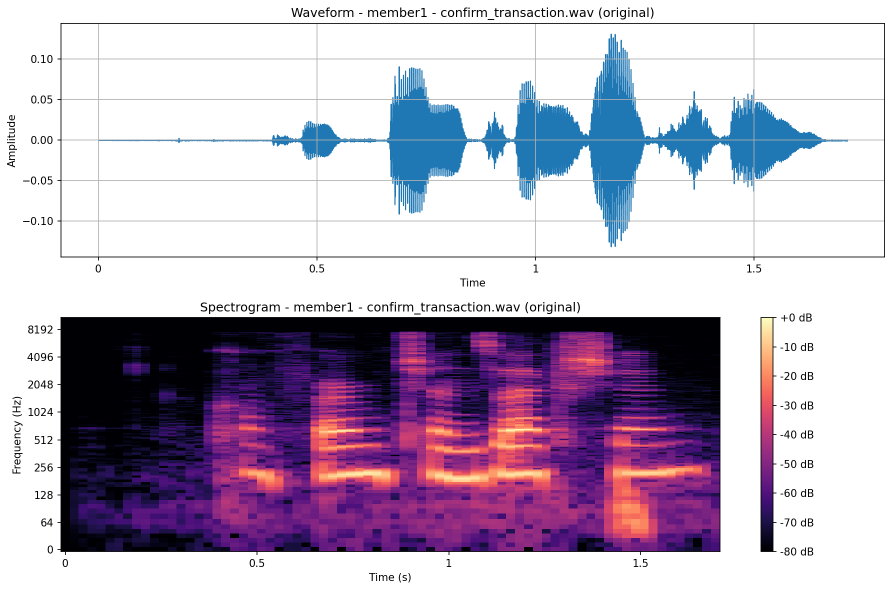
#> input picture product_recommendation_system/audio_visualizations/member1_confirm_transaction_wav_original.png, 1784 x 1181 px (shown at 1/2 size); its folder holds only this picture in this run
$ python -i image_processing.py   (imports and definitions only)   (older library calls are emulated)
#> lines starting #> are read from the running program, lines starting #| are printed output that depends on the picture
import cv2
import numpy as np
import pandas as pd
import os
from PIL import Image, ImageFilter, ImageEnhance
import warnings

class ImageProcessor:
    def __init__(self, target_size=(128, 128)):
        self.target_size = target_size

    def load_and_preprocess(self, image_path):
        """Load and preprocess image with better error handling"""
        try:
            # First try PIL for better format support
            try:
                image = Image.open(image_path)
#> image is the input picture: PIL image 1784x1181 RGBA; mean R, G, B, A 189.1, 177.2, 196.1, 255
                image = image.resize(self.target_size)
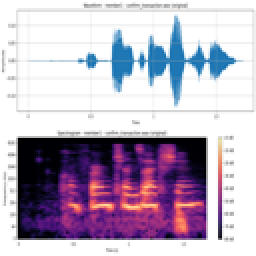
#> image: PIL image 128x128 RGBA (shown 2 times larger); mean R, G, B, A 188.8, 176.9, 195.8, 255
                image = image.convert('RGB')
#> image: PIL image 128x128 RGB
                image = np.array(image)
                # Convert RGB to BGR for OpenCV compatibility if needed
                image = cv2.cvtColor(image, cv2.COLOR_RGB2BGR)
#> image: shape (128, 128, 3)
            except Exception as pil_error:
                print(f"PIL failed for {image_path}: {pil_error}, trying OpenCV...")
                # Fallback to OpenCV
                image = cv2.imread(image_path)
                if image is None:
                    raise ValueError("Both PIL and OpenCV failed to load image")

            # Check if image is valid
            if image.size == 0:
                raise ValueError("Empty image")

            image = cv2.resize(image, self.target_size)
            return image

        except Exception as e:
            print(f"All image loading methods failed for {image_path}: {e}")
            # Create a proper dummy image that matches expected format
            dummy_image = np.random.randint(0, 255, (self.target_size[0], self.target_size[1], 3), dtype=np.uint8)
            print("Created dummy image as fallback")
            return dummy_image

    # [34 lines left out: function apply_augmentations, not called in this run]

    def extract_features(self, image):
        """Extract exactly 15 features to match model expectations"""
        features = {}

        try:
            # Convert to grayscale for some features
            if len(image.shape) == 3:
                gray = cv2.cvtColor(image, cv2.COLOR_BGR2GRAY)
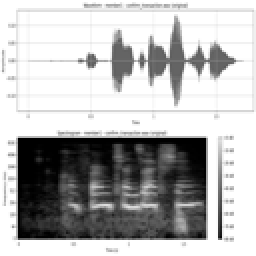
#> gray: shape (128, 128) (shown 2 times larger); min 0, max 255, mean 182.6
            else:
                gray = image

            # 1. Color histogram features (6 features)
            for i, color in enumerate(['b', 'g', 'r']):  # OpenCV uses BGR
                hist = cv2.calcHist([image], [i], None, [16], [0, 256])
                features[f'hist_{color}_mean'] = np.mean(hist)
                features[f'hist_{color}_std'] = np.std(hist)
#> after the loop, features = {'hist_b_mean': 1024, 'hist_b_std': 2137.1, 'hist_g_mean': 1024, 'hist_g_std': 2139.7, 'hist_r_mean': 1024, 'hist_r_std': 2138.8}

            # 2. Basic intensity features (3 features)
            features['intensity_mean'] = np.mean(gray)
            features['intensity_std'] = np.std(gray)
            features['intensity_median'] = np.median(gray)

            # 3. Edge features (3 features)
            edges = cv2.Canny(gray, 50, 150) if gray.size > 0 else np.zeros_like(gray)
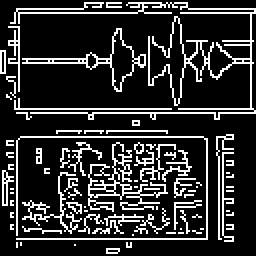
#> edges: shape (128, 128) (shown 2 times larger); 18.3% white in thin lines or dots
            features['edge_density'] = np.sum(edges > 0) / edges.size if edges.size > 0 else 0

            # Edge magnitude using Sobel
            sobelx = cv2.Sobel(gray, cv2.CV_64F, 1, 0, ksize=3)
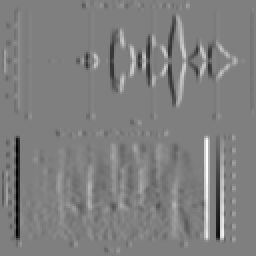
#> sobelx: shape (128, 128) float64 (shown 2 times larger); min -1020, max 1020, mean -0.2; drawn with min black and max white
            sobely = cv2.Sobel(gray, cv2.CV_64F, 0, 1, ksize=3)
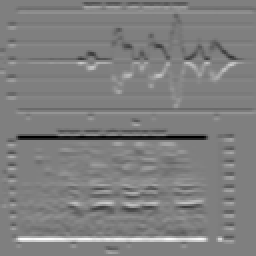
#> sobely: shape (128, 128) float64 (shown 2 times larger); min -1020, max 1020, mean 0.1; drawn with min black and max white
            edge_magnitude = np.sqrt(sobelx**2 + sobely**2)
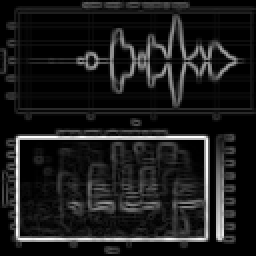
#> edge_magnitude: shape (128, 128) float64 (shown 2 times larger); min 0, max 1020, mean 112; drawn with min black and max white
            features['edge_magnitude_mean'] = np.mean(edge_magnitude)
            features['edge_magnitude_std'] = np.std(edge_magnitude)

            # 4. Texture features (3 features)
            features['texture_std'] = np.std(gray)

            # Local binary pattern approximation
            blur = cv2.GaussianBlur(gray, (5, 5), 0)
            features['blur_variance'] = np.var(blur)

            # Gradient feature
            laplacian = cv2.Laplacian(gray, cv2.CV_64F)
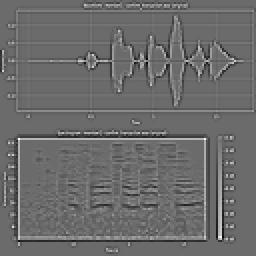
#> laplacian: shape (128, 128) float64 (shown 2 times larger); min -261, max 357, mean -0.1; drawn with min black and max white
            features['laplacian_var'] = np.var(laplacian)

        except Exception as e:
            print(f"Feature extraction failed: {e}, creating dummy features")
            # Create exactly 15 dummy features
            features = self.create_dummy_features_single()

        # Ensure we have exactly 15 features
        if len(features) != 15:
            print(f"Expected 15 features but got {len(features)}, creating dummy features")
            features = self.create_dummy_features_single()

        return features

    # [115 lines left out: functions create_dummy_features_single, process_all_images, create_dummy_features_dataset, not called in this run]

    def extract_features_for_prediction(self, image_path):
        """Extract features in the exact format needed for model prediction"""
        try:
            # Load and preprocess image
            image = self.load_and_preprocess(image_path)

            # Extract features
            features_dict = self.extract_features(image)
#> features_dict = 15 items

            # Convert to numpy array in consistent order
            feature_order = [
                'hist_b_mean', 'hist_b_std', 'hist_g_mean', 'hist_g_std', 'hist_r_mean',
                'hist_r_std', 'intensity_mean', 'intensity_std', 'intensity_median',
                'edge_density', 'edge_magnitude_mean', 'edge_magnitude_std',
                'texture_std', 'blur_variance', 'laplacian_var'
            ]

            features_array = np.array([features_dict.get(f, 0) for f in feature_order])
#> features_array = [1024, 2137.1, 1024, 2139.7, 1024, 2138.8, 182.6, 93.63, 248, 0.183, 112, 183.6, 93.63, 8018.6, 2290.3]

            print(f"✅ Extracted {len(features_array)} features for prediction")
#| ✅ Extracted 15 features for prediction
            return features_array.reshape(1, -1)

        except Exception as e:
            print(f"Feature extraction for prediction failed: {e}")
            # Return dummy features with correct dimensions
            dummy_features = np.array(list(self.create_dummy_features_single().values()))
            return dummy_features.reshape(1, -1)

>>> result = ImageProcessor().extract_features_for_prediction('../audio_visualizations/member1_confirm_transaction_wav_original.png')

$ run again, on product_recommendation_system/audio_visualizations/member2_confirm_transaction_wav_original.png
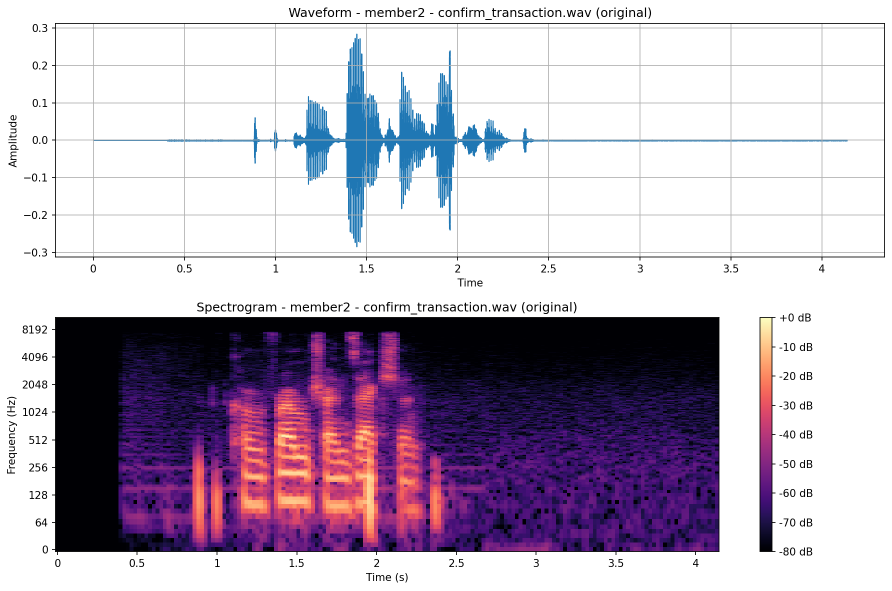
#> input picture product_recommendation_system/audio_visualizations/member2_confirm_transaction_wav_original.png, 1784 x 1181 px (shown at 1/2 size)
#> in load_and_preprocess, image is the input picture: PIL image 1784x1181 RGBA; mean R, G, B, A 189.3, 178.5, 194, 255
#> after the loop in extract_features, `for i, color in enumerate(['b', 'g', 'r']):`: features = {'hist_b_mean': 1024, 'hist_b_std': 2197.4, 'hist_g_mean': 1024, 'hist_g_std': 2250.2, 'hist_r_mean': 1024, 'hist_r_std': 2213.9}
#> in extract_features, `edges = cv2.Canny(gray, 50, 150) if gray.size > 0 else np.zeros_like(g..`:
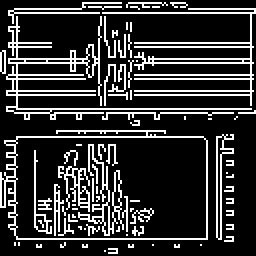
#> edges: shape (128, 128) (shown 2 times larger); 19.6% white in thin lines or dots
#> in extract_features, `laplacian = cv2.Laplacian(gray, cv2.CV_64F)`:
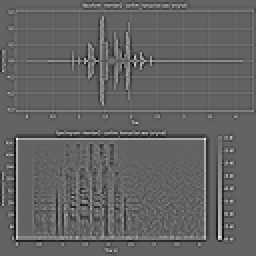
#> laplacian: shape (128, 128) float64 (shown 2 times larger); min -254, max 396, mean -0.1; drawn with min black and max white
#> features_dict = 15 items
#> features_array = [1024, 2197.4, 1024, 2250.2, 1024, 2213.9, 183.2, 97.45, 249, 0.196, 101.9, 179.6, 97.45, 8796.7, 2418.4]
#| ✅ Extracted 15 features for prediction

$ run again, on product_recommendation_system/audio_visualizations/member1_yes_approve_wav_original.png
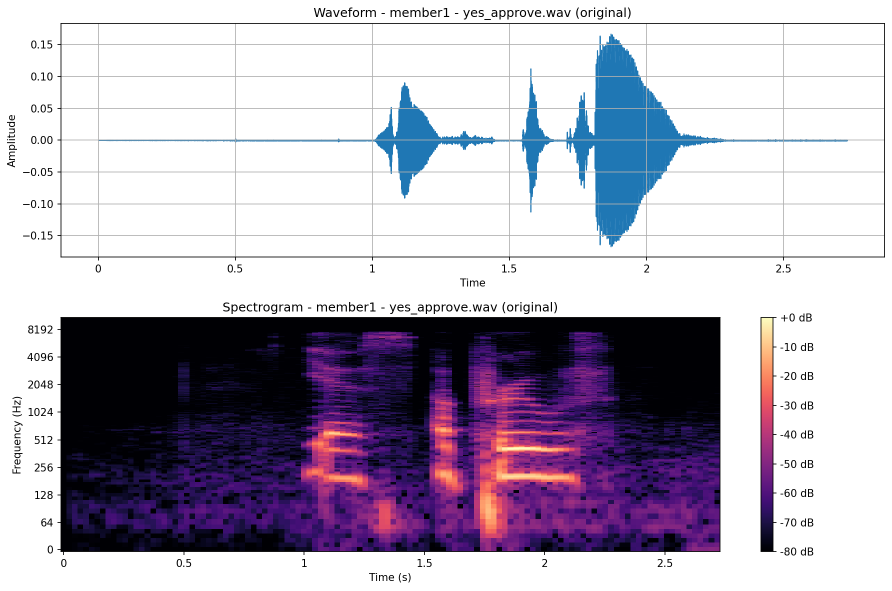
#> input picture product_recommendation_system/audio_visualizations/member1_yes_approve_wav_original.png, 1784 x 1181 px (shown at 1/2 size)
#> in load_and_preprocess, image is the input picture: PIL image 1784x1181 RGBA; mean R, G, B, A 182.6, 175.8, 191.1, 255
#> after the loop in extract_features, `for i, color in enumerate(['b', 'g', 'r']):`: features = {'hist_b_mean': 1024, 'hist_b_std': 2205, 'hist_g_mean': 1024, 'hist_g_std': 2272.5, 'hist_r_mean': 1024, 'hist_r_std': 2223}
#> in extract_features, `edges = cv2.Canny(gray, 50, 150) if gray.size > 0 else np.zeros_like(g..`:
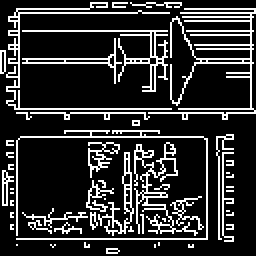
#> edges: shape (128, 128) (shown 2 times larger); 18.3% white in thin lines or dots
#> in extract_features, `laplacian = cv2.Laplacian(gray, cv2.CV_64F)`:
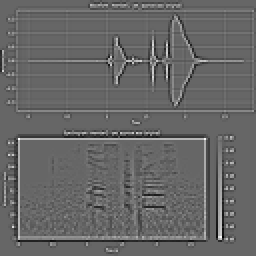
#> laplacian: shape (128, 128) float64 (shown 2 times larger); min -241, max 357, mean -0.1; drawn with min black and max white
#> features_dict = 15 items
#> features_array = [1024, 2205, 1024, 2272.5, 1024, 2223, 179.3, 100.8, 248, 0.183, 100.9, 180.6, 100.8, 9465.6, 2259.7]
#| ✅ Extracted 15 features for prediction
